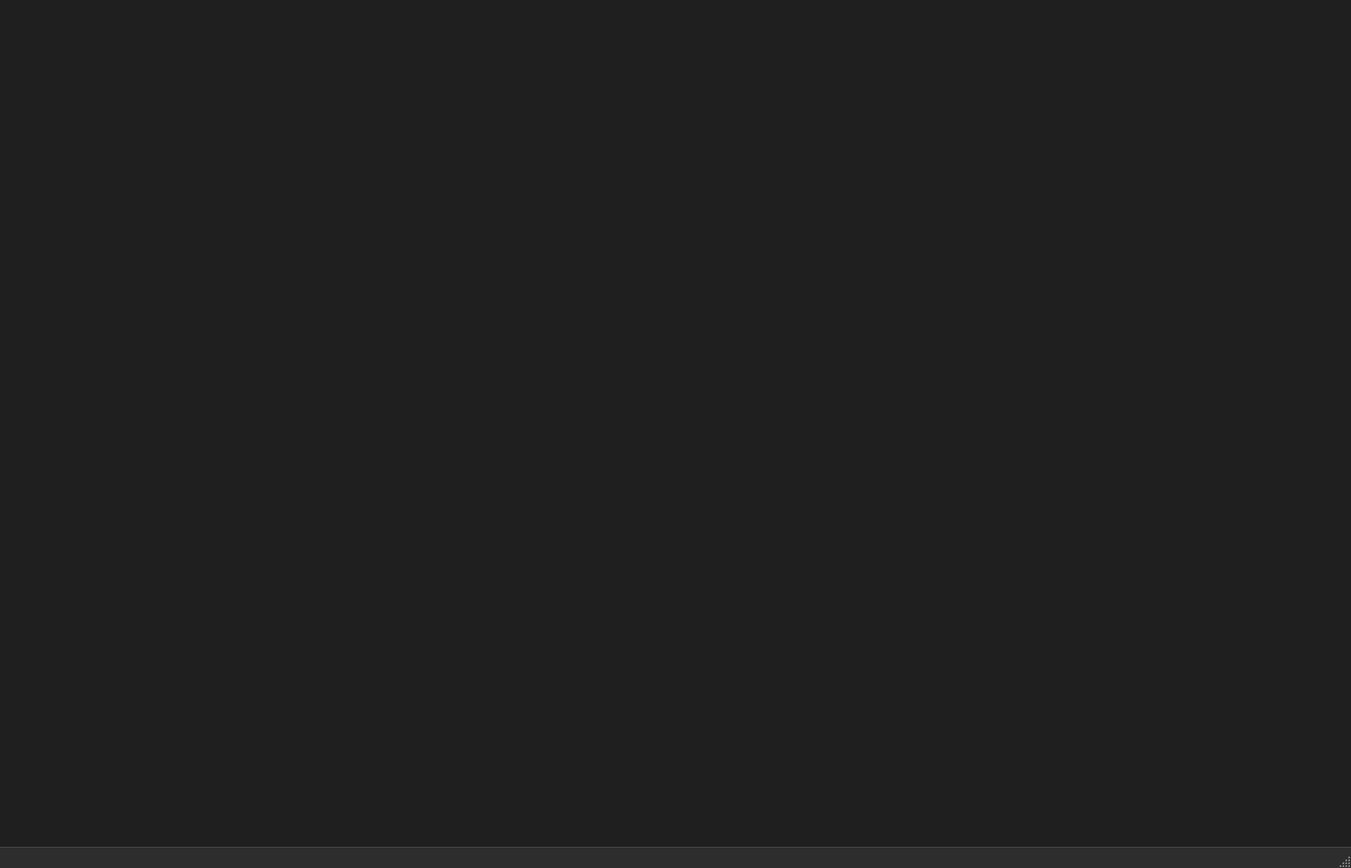
<?xml version="1.0" encoding="UTF-8"?>
<ui version="4.0">
 <class>MainWindow</class>
 <widget class="QMainWindow" name="MainWindow">
  <property name="geometry">
   <rect>
    <x>0</x>
    <y>0</y>
    <width>1400</width>
    <height>900</height>
   </rect>
  </property>
  <property name="minimumSize">
   <size>
    <width>1200</width>
    <height>800</height>
   </size>
  </property>
  <property name="windowTitle">
   <string>KL-UAS Ground Control Station</string>
  </property>
  <property name="windowIcon">
   <iconset>
    <normaloff>.</normaloff>.</iconset>
  </property>
  <property name="styleSheet">
   <string notr="true">QMainWindow {
    background-color: #1F1F1F;
}

QMenuBar {
    background-color: #2D2D2D;
    color: #FFFFFF;
    border-bottom: 1px solid #444444;
}

QMenuBar::item {
    background-color: transparent;
    padding: 6px 12px;
}

QMenuBar::item:selected {
    background-color: #00ADB5;
}

QStatusBar {
    background-color: #2D2D2D;
    color: #FFFFFF;
    border-top: 1px solid #444444;
}</string>
  </property>
  <widget class="QWidget" name="centralwidget">
   <property name="styleSheet">
    <string notr="true">QWidget {
    background-color: #1F1F1F;
}</string>
   </property>
  </widget>
  <widget class="QMenuBar" name="menubar">
   <property name="geometry">
    <rect>
     <x>0</x>
     <y>0</y>
     <width>1400</width>
     <height>22</height>
    </rect>
   </property>
  </widget>
  <widget class="QStatusBar" name="statusbar"/>
 </widget>
 <resources/>
 <connections/>
</ui>
